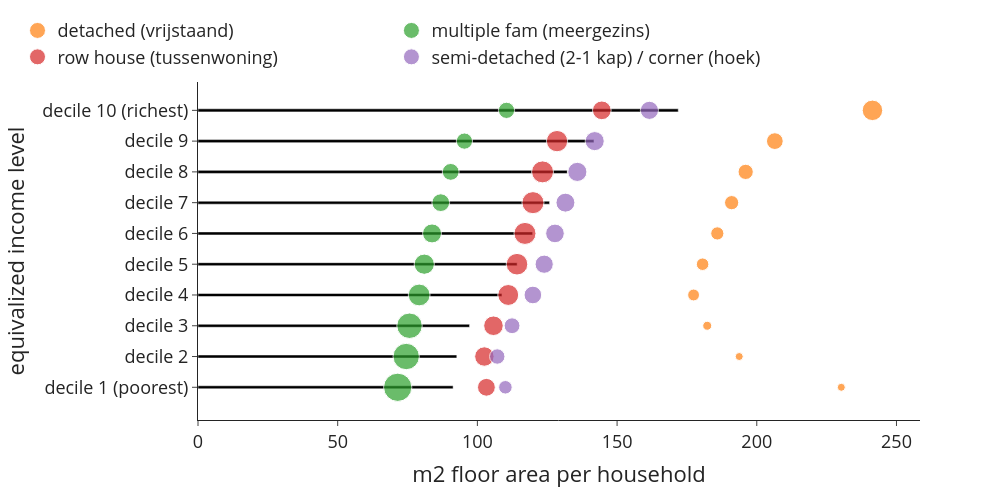

The notebook cell this image was saved under:
### Code cell
bubblechart((use['size2019_w1']*use['n_hhd']), use['n_hhd'], use['n_hhd'], 0, 1, 'm2 floor area per household', 'equivalized income level', 'm2_per_hhd_inc_type')

### Figure 1 — Plotly figure (JSON) as saved in the notebook; plotly's stock layout.template omitted (floating-point values rounded to 4 significant figures)
{"data": [{"alignmentgroup": "True", "hovertemplate": "m2 floor area per household=%{x}<br>equivalized income level=%{y}<extra></extra>", "legendgroup": "", "marker": {"color": "#000000", "pattern": {"shape": ""}}, "name": "", "offsetgroup": "", "orientation": "h", "showlegend": false, "textposition": "auto", "type": "bar", "x": [91.31, 92.63, 97.2, 108.8, 114.2, 119.8, 125.8, 132.2, 141.7, 171.9], "xaxis": "x", "y": ["decile 1 (poorest)", "decile 2", "decile 3", "decile 4", "decile 5", "decile 6", "decile 7", "decile 8", "decile 9", "decile 10 (richest)"], "yaxis": "y"}, {"marker": {"size": [32395, 27950, 41945, 72940, 81585, 90300, 104820, 120430, 145785, 218345], "sizemin": 4, "sizemode": "area", "sizeref": 1041.0}, "mode": "markers", "name": "detached (vrijstaand)", "showlegend": true, "type": "scatter", "x": [230.3, 193.7, 182.3, 177.4, 180.6, 185.9, 191.0, 196.0, 206.5, 241.4], "y": ["decile 1 (poorest)", "decile 2", "decile 3", "decile 4", "decile 5", "decile 6", "decile 7", "decile 8", "decile 9", "decile 10 (richest)"]}, {"marker": {"size": [416250, 361300, 337500, 246790, 212830, 186680, 163815, 147600, 137350, 137080], "sizemin": 4, "sizemode": "area", "sizeref": 1041.0}, "mode": "markers", "name": "multiple fam (meergezins)", "showlegend": true, "type": "scatter", "x": [71.48, 74.52, 75.71, 79.16, 80.99, 83.77, 86.89, 90.45, 95.36, 110.4], "y": ["decile 1 (poorest)", "decile 2", "decile 3", "decile 4", "decile 5", "decile 6", "decile 7", "decile 8", "decile 9", "decile 10 (richest)"]}, {"marker": {"size": [164970, 195995, 199015, 227065, 242180, 251775, 253330, 250285, 236150, 182020], "sizemin": 4, "sizemode": "area", "sizeref": 1041.0}, "mode": "markers", "name": "row house (tussenwoning)", "showlegend": true, "type": "scatter", "x": [103.2, 102.5, 105.8, 111.0, 114.2, 117.0, 119.9, 123.3, 128.5, 144.5], "y": ["decile 1 (poorest)", "decile 2", "decile 3", "decile 4", "decile 5", "decile 6", "decile 7", "decile 8", "decile 9", "decile 10 (richest)"]}, {"marker": {"size": [95435, 123450, 130370, 162075, 172470, 180210, 186820, 190580, 189560, 171500], "sizemin": 4, "sizemode": "area", "sizeref": 1041.0}, "mode": "markers", "name": "semi-detached (2-1 kap) / corner (hoek)", "showlegend": true, "type": "scatter", "x": [110.0, 107.1, 112.4, 119.9, 123.9, 127.8, 131.5, 135.8, 142.0, 161.6], "y": ["decile 1 (poorest)", "decile 2", "decile 3", "decile 4", "decile 5", "decile 6", "decile 7", "decile 8", "decile 9", "decile 10 (richest)"]}], "layout": {"bargap": 0.9, "barmode": "relative", "font": {"size": 18}, "height": 500, "legend": {"orientation": "h", "tracegroupgap": 0, "x": -0.25, "xanchor": "left", "y": 1.02, "yanchor": "bottom"}, "margin": {"t": 60}, "width": 1000, "xaxis": {"anchor": "y", "domain": [0, 1], "title": {"text": "m2 floor area per household"}}, "yaxis": {"anchor": "x", "domain": [0, 1], "title": {"text": "equivalized income level"}}}}
